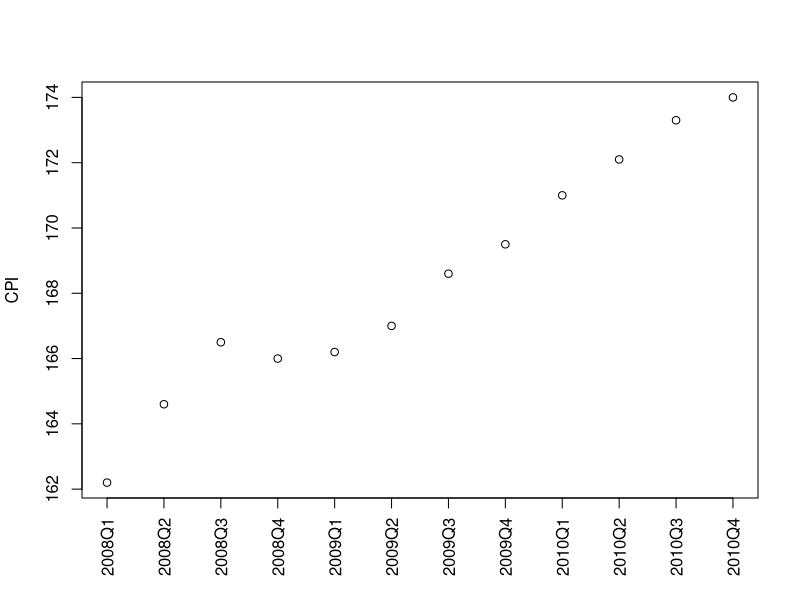
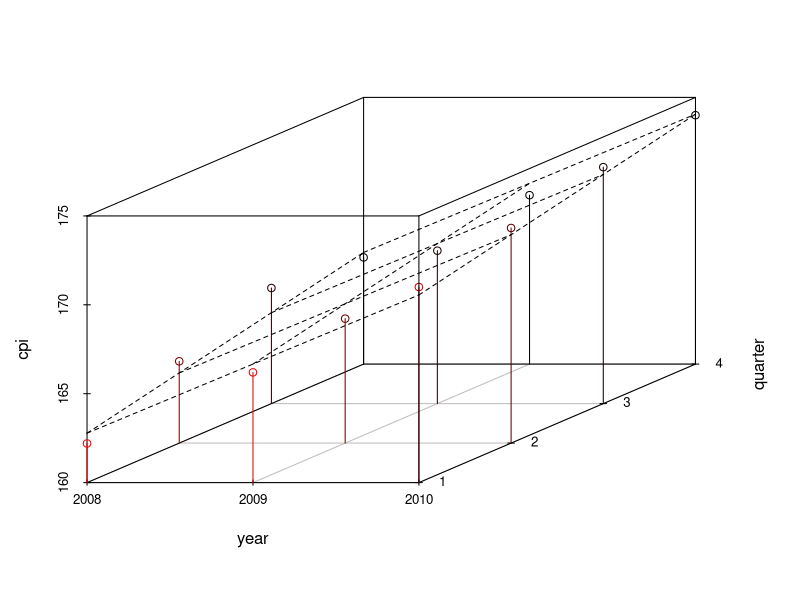
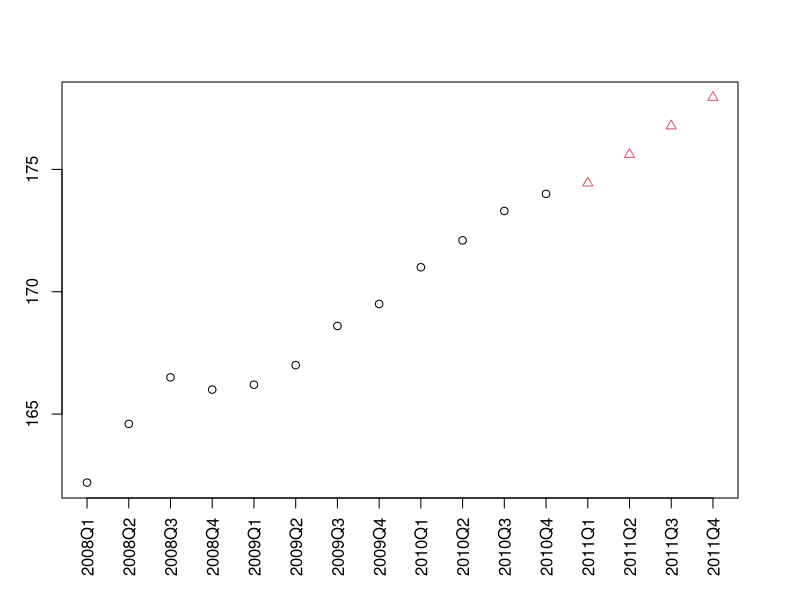
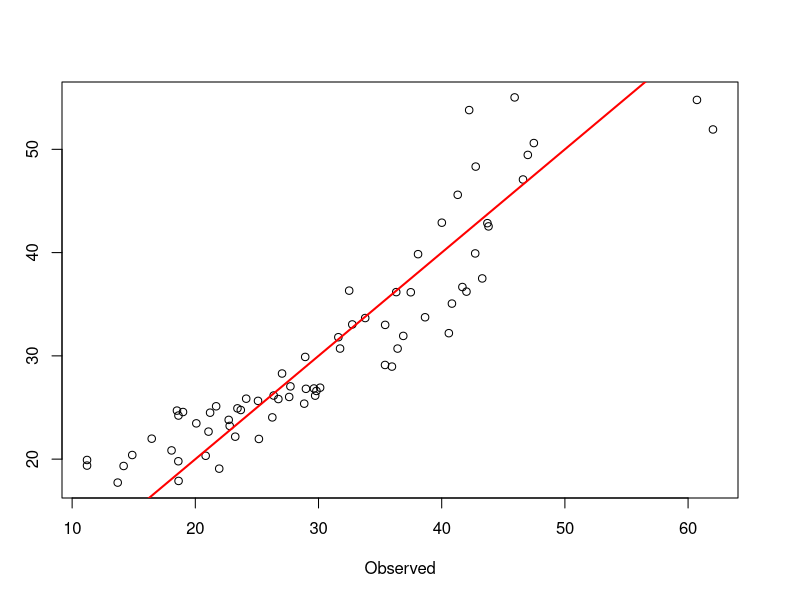

The R source for these figures, in order:
## 9

year <- rep(2008:2010, each = 4)
quarter <- rep(1:4, 3)
cpi <- c(162.2,164.6,166.5,166,166.2,167,168.6,169.5,171,172.1,173.3,174)
plot(cpi, xaxt = "n", ylab = "CPI", xlab = "")
axis(1, labels = paste(year, quarter, sep = "Q"), at = 1:12, las = 3)

## 10

cor(year, cpi)
cor(quarter, cpi)
fit <- lm(cpi ~ year + quarter)
fit

cpi2011 <- fit$coefficients[[1]]+fit$coefficients[[2]]*2011 + fit$coefficients[[3]]*(1:4)
cpi2011

## 11

attributes(fit)

fit$coefficients

residuals(fit)

summary(fit)

## 12

library(scatterplot3d)
s3d <- scatterplot3d(year, quarter, cpi, cpi, highlight.3d = T, type = 'h', lab = c(2,3))
s3d$plane3d(fit)

## 13

data2011 <- data.frame(year = 2011, quarter = 1:4)
cpi2011 <- predict(fit, newdata = data2011)
style <- c(rep(1,12), rep(2,4))
plot(c(cpi, cpi2011), xaxt = 'n', ylab = 'CPI', xlab = '', pch = style, col = style)
axis(1, at = 1:16, las = 3, labels = c(paste(year, quarter, sep='Q'), '2011Q1', '2011Q2', '2011Q3','2011Q4'))

## 16
data('bodyfat', package='TH.data')
myFormula <- DEXfat ~ age + waistcirc + hipcirc + elbowbreadth + kneebreadth
bodyfat.glm <- glm(myFormula, family = gaussian('log'), data = bodyfat)
summary(bodyfat.glm)

## 17

pred <- predict(bodyfat.glm, type = 'response')
plot(bodyfat$DEXfat, pred, xlab = 'Observed', ylab = 'Prediction')
abline(a = 0, b = 1, col = 'red', lwd = 2)
